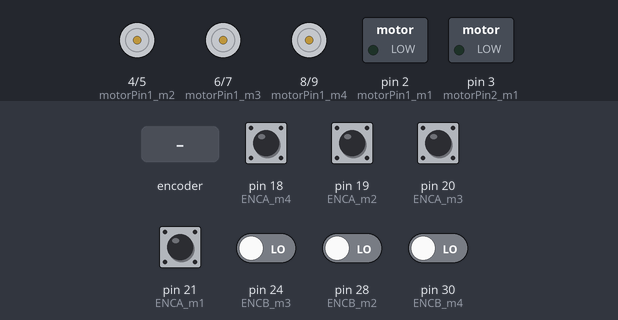
Bench run of a sketch on a simulated Arduino Mega 2560, built with avr-gcc and run on an emulated ATmega2560. Shown: motor-driver pin pairs drawn as motors (green arrow = first pin HIGH = forward, orange = second pin HIGH = backward, longer = more drive), switched loads named in the sketch (green lamp = pin HIGH). The test bench sets the inputs (shaded band); at power-on: pin 18 (ENCA_m4), pin 19 (ENCA_m2), pin 20 (ENCA_m3), pin 21 (ENCA_m1) HIGH, pin 24 (ENCB_m3), pin 28 (ENCB_m2), pin 30 (ENCB_m4) LOW. The ROS host is connected and sends only what is stated.

Above: at 1.2 s.
1.3 s: rotary encoder on pin 18 (ENCA_m4) / pin 26 (ENCB_m1) turned 1 step (first pin leading)
At 2.6 s:
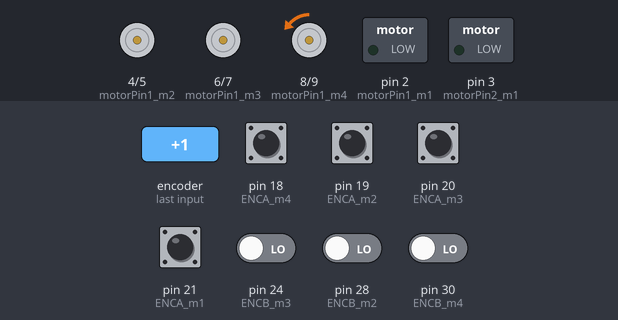
4.5 s: pin 19 (ENCA_m2) pulsed LOW 2 times (0.12 s each, 0.3 s apart)
At 5.26 s:
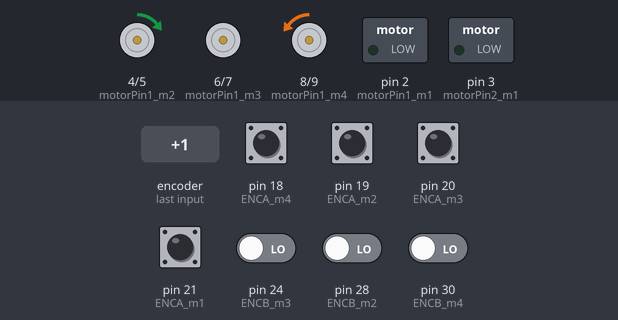
7.5 s: pin 20 (ENCA_m3) pulsed LOW 2 times (0.12 s each, 0.3 s apart)
At 11.58 s:
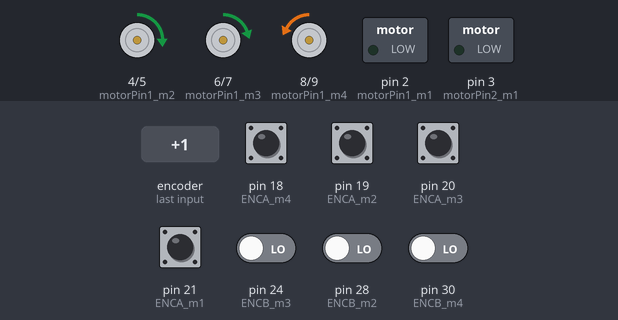
Timing chart, 0 to 20.2 s (numbered marks = the images above; inputs shaded):
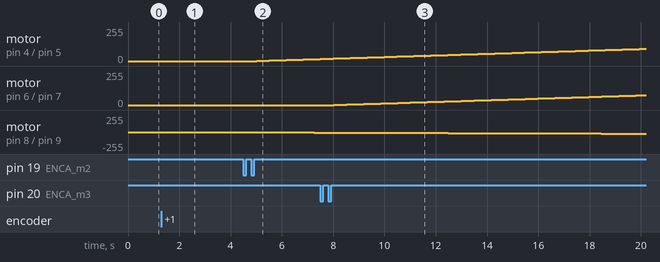

The sketch:

rpm_final_anurag.ino
```cpp
#include <ros.h>
#include <std_msgs/Int32MultiArray.h>
#include <avr/wdt.h>

// rear left
#define ENCA_m1 21
#define ENCB_m1 26
int motorPin1_m1 = 2; //lpwm
int motorPin2_m1 = 3; //rpwm

// rear right
#define ENCA_m2 19
#define ENCB_m2 28
int motorPin1_m2 = 4; //rpwm
int motorPin2_m2 = 5; //lpwm

// front right
 #define ENCA_m3 20
 #define ENCB_m3 24
 int motorPin2_m3 = 7; //rpqm
 int motorPin1_m3 = 6; //lpwm

// front left
 #define ENCA_m4 18
 #define ENCB_m4 30
 int motorPin1_m4 = 8; //rpwm
 int motorPin2_m4 = 9; //lpwm

double target_m1 = 0;  // RPM
double received_value_m1 = 0; //dir

double target_m2 = 0;  // RPM
double received_value_m2 = 0; //dir

double target_m3 = 0;  // RPM
double received_value_m3 = 0; //dir

double target_m4 = 0;  // RPM
double received_value_m4 = 0; //dir

ros::NodeHandle nh;

void uc_velsCallback(const std_msgs::Int32MultiArray& msg) {
  if (msg.data_length == 4) {

    received_value_m1 = msg.data[0];
//    target_m1 = abs(received_value_m1);
    target_m1 = received_value_m1;

    received_value_m2 = msg.data[1];
//    target_m2 = abs(received_value_m2);
    target_m2 = received_value_m2;

    received_value_m3 = msg.data[2];
//    target_m3 = abs(received_value_m3);
    target_m3 = received_value_m3;

    received_value_m4 = msg.data[3];
//    target_m4 = abs(received_value_m4);
    target_m4 = received_value_m4;
  }
}

ros::Subscriber<std_msgs::Int32MultiArray> sub("wheel_vels", &uc_velsCallback);

unsigned long t_before_m1 = 0;
unsigned long t_after_m1 = 0;
unsigned long t_m1 = 0;
double rpm_m1 = 0;

double e_m1 = 0;
double eprev_m1 = 0;
double eintegral_m1 = 0;
float kp_m1 = 0.5;
float kd_m1 = 0;
float ki_m1 = 0.00001;
long currT_m1 = 0;
double deltaT_m1 = 1;
long prevT_m1 = 0;

unsigned long t_before_m2 = 0;
unsigned long t_after_m2 = 0;
unsigned long t_m2 = 0;
double rpm_m2 = 0;

double e_m2 = 0;
double eprev_m2 = 0;
double eintegral_m2 = 0;
float kp_m2 = 0.5;
float kd_m2 = 0;
float ki_m2 = 0.00001;
long currT_m2 = 0;
double deltaT_m2 = 1;
long prevT_m2 = 0;

unsigned long t_before_m3 = 0;
unsigned long t_after_m3 = 0;
unsigned long t_m3 = 0;
double rpm_m3 = 0;

double e_m3 = 0;
double eprev_m3 = 0;
double eintegral_m3 = 0;
float kp_m3 = 0.5;
float kd_m3 = 0;
float ki_m3 = 0.00001;
long currT_m3 = 0;
double deltaT_m3 = 1;
long prevT_m3 = 0;

unsigned long t_before_m4 = 0;
unsigned long t_after_m4 = 0;
unsigned long t_m4 = 0;
double rpm_m4 = 0;

double e_m4 = 0;
double eprev_m4 = 0;
double eintegral_m4 = 0;
float kp_m4 = 0.5;
float kd_m4 = 0;
float ki_m4 = 0.00001;
long currT_m4 = 0;
double deltaT_m4 = 1;
long prevT_m4 = 0;

void readEncA_m1() {
  int encb_state=digitalRead(ENCB_m1);

  t_before_m1 = t_after_m1;
  t_after_m1 = micros();
  t_m1 = t_after_m1 - t_before_m1;
  rpm_m1 = 181000.0 / t_m1;

  if(1==encb_state)
  {
//    forward
rpm_m1=rpm_m1;
  }

  else if(0==encb_state)
  {
//    backward
    rpm_m1=-rpm_m1;
  }

//  Serial.print("ECNB_m1= ");
//  Serial.println(rpm_m1);

}

void readEncA_m2() {
    int encb_state=digitalRead(ENCB_m2);

  t_before_m2 = t_after_m2;
  t_after_m2 = micros();
  t_m2 = t_after_m2 - t_before_m2;
  rpm_m2 = 181000.0 / t_m2;

    if(0==encb_state)
  {
//    forward
rpm_m2=rpm_m2;
  }

  else if(1==encb_state)
  {
//    backward
    rpm_m2=-rpm_m2;
  }

//  Serial.print("ECNB_m2= ");
//  Serial.println(rpm_m2);

}

void readEncA_m3() {
  int encb_state=digitalRead(ENCB_m3);

  t_before_m3 = t_after_m3;
  t_after_m3 = micros();
  t_m3 = t_after_m3 - t_before_m3;
  rpm_m3 = 181000.0 / t_m3;

    if(0==encb_state)
  {
//    forward
rpm_m3=rpm_m3;
  }

  else if(1==encb_state)
  {
//    backward
    rpm_m3=-rpm_m3;
  }
//  Serial.print("ECNB_m3= ");
//  Serial.println(rpm_m3);

}

void readEncA_m4() {
    int encb_state=digitalRead(ENCB_m4);

  t_before_m4 = t_after_m4;
  t_after_m4 = micros();
  t_m4 = t_after_m4 - t_before_m4;
  rpm_m4 = 181000.0 / t_m4;

    if(1==encb_state)
  {
//    forward
rpm_m4=rpm_m4;
  }

  else if(0==encb_state)
  {
//    backward
    rpm_m4=-rpm_m4;
  }

//  Serial.print("ECNB_m4= ");
///  Serial.println(rpm_m4);

}

void setup() {
  Serial.begin(57600);
  pinMode(ENCA_m1, INPUT);
  pinMode(ENCB_m1, INPUT);
  pinMode(motorPin1_m1, OUTPUT);
  pinMode(motorPin2_m1, OUTPUT);

  pinMode(ENCA_m2, INPUT);
  pinMode(ENCB_m2, INPUT);
  pinMode(motorPin1_m2, OUTPUT);
  pinMode(motorPin2_m2, OUTPUT);

  pinMode(ENCA_m3, INPUT);
  pinMode(ENCB_m3, INPUT);
  pinMode(motorPin1_m3, OUTPUT);
  pinMode(motorPin2_m3, OUTPUT);
//
  pinMode(ENCA_m4, INPUT);
  pinMode(ENCB_m4, INPUT);
  pinMode(motorPin1_m4, OUTPUT);
  pinMode(motorPin2_m4, OUTPUT);

//  if (received_value_m1 > 0) {
//    analogWrite(motorPin1_m1, 255);
//  } else if (received_value_m1 == 0) {
//    analogWrite(motorPin1_m1, 0);
//    analogWrite(motorPin2_m1, 0);
//  } else if (received_value_m1 < 0) {
//    analogWrite(motorPin2_m1, 255);
//  }

//  if (received_value_m2 > 0) {
//    analogWrite(motorPin1_m2, 255);
//  } else if (received_value_m2 == 0) {
//    analogWrite(motorPin1_m2, 0);
//    analogWrite(motorPin2_m2, 0);
//  } else if (received_value_m2 < 0) {
//    analogWrite(motorPin2_m2, 255);
//  }

//  if (received_value_m3 > 0) {
//    analogWrite(motorPin1_m3, 255);
//  } else if (received_value_m3 == 0) {
//    analogWrite(motorPin1_m3, 0);
//    analogWrite(motorPin2_m3, 0);
//  } else if (received_value_m3 < 0) {
//    analogWrite(motorPin2_m3, 255);
//  }

//  if (received_value_m4 > 0) {
//    analogWrite(motorPin1_m4, 255);
//  } else if (received_value_m4 == 0) {
//    analogWrite(motorPin1_m4, 0);
//    analogWrite(motorPin2_m4, 0);
//  } else if (received_value_m4 < 0) {
//    analogWrite(motorPin2_m4, 255);
//  }
  attachInterrupt(digitalPinToInterrupt(ENCA_m1), readEncA_m1, RISING);
  attachInterrupt(digitalPinToInterrupt(ENCA_m2), readEncA_m2, RISING);
  attachInterrupt(digitalPinToInterrupt(ENCA_m3), readEncA_m3, RISING);
  attachInterrupt(digitalPinToInterrupt(ENCA_m4), readEncA_m4, RISING);

  nh.initNode();
  nh.subscribe(sub);
}

void loop() {
  currT_m1 = micros();
  deltaT_m1 = double((currT_m1 - prevT_m1));
  prevT_m1 = currT_m1;
  e_m1 = target_m1 - rpm_m1;
  eintegral_m1 = eintegral_m1 + e_m1 * deltaT_m1;

  double u_m1 = kp_m1 * e_m1 + ki_m1 * eintegral_m1 + kd_m1 * (rpm_m1 - eprev_m1) / deltaT_m1;
  eprev_m1 = rpm_m1;
//  float pwr_m1 = fabs(u_m1);
//
//  if (pwr_m1 > 255) {
//    pwr_m1 = 255;
//  }
  float pwr_m1 = u_m1;
  if(pwr_m1>255)
  {
    pwr_m1=255;
  }
  else if(pwr_m1<-255)
  {
    pwr_m1=-255;
  }


  currT_m2 = micros();
  deltaT_m2 = double((currT_m2 - prevT_m2));
  prevT_m2 = currT_m2;
  e_m2 = target_m2 - rpm_m2;
  eintegral_m2 = eintegral_m2 + e_m2 * deltaT_m2;

  double u_m2 = kp_m2 * e_m2 + ki_m2 * eintegral_m2 + kd_m2 * (rpm_m2 - eprev_m2) / deltaT_m2;
  eprev_m2 = rpm_m2;
//  float pwr_m2 = fabs(u_m2);
//
//  if (pwr_m2 > 255) {
//    pwr_m2 = 255;
//  }
  float pwr_m2 = u_m2;
  if(pwr_m2>255)
  {
    pwr_m2=255;
  }
  else if(pwr_m2<-255)
  {
    pwr_m2=-255;
  }

  currT_m3 = micros();
  deltaT_m3 = double((currT_m3 - prevT_m3));
  prevT_m3 = currT_m3;
  e_m3 = target_m3 - rpm_m3;
  eintegral_m3 = eintegral_m3 + e_m3 * deltaT_m3;

  double u_m3 = kp_m3 * e_m3 + ki_m3 * eintegral_m3 + kd_m3 * (rpm_m3 - eprev_m3) / deltaT_m3;
  eprev_m3 = rpm_m3;
//  float pwr_m3 = fabs(u_m3);
//
//  if (pwr_m3 > 255) {
//    pwr_m3 = 255;
//  }
  float pwr_m3 = u_m3;
  if(pwr_m3>255)
  {
    pwr_m3=255;
  }
  else if(pwr_m3<-255)
  {
    pwr_m3=-255;
  }


  currT_m4 = micros();
  deltaT_m4 = double((currT_m4 - prevT_m4));
  prevT_m4 = currT_m4;
  e_m4 = target_m4 - rpm_m4;
  eintegral_m4 = eintegral_m4 + e_m4 * deltaT_m4;

  double u_m4 = kp_m4 * e_m4 + ki_m4 * eintegral_m4 + kd_m4 * (rpm_m4 - eprev_m4) / deltaT_m4;
  eprev_m4 = rpm_m4;
//  float pwr_m4 = fabs(u_m4);
//
//  if (pwr_m4 > 255) {
//    pwr_m4 = 255;
//  }
  float pwr_m4 = u_m4;
  if(pwr_m4>255)
  {
    pwr_m4=255;
  }
  else if(pwr_m4<-255)
  {
    pwr_m4=-255;
  }


  if (pwr_m1 < 0) {
    analogWrite(motorPin1_m1, -pwr_m1);
    analogWrite(motorPin2_m1, 0);
  } else if (pwr_m1 == 0) {
    analogWrite(motorPin2_m1, 0);
    analogWrite(motorPin1_m1, 0);
  } else if (pwr_m1 > 0) {
    analogWrite(motorPin2_m1, pwr_m1);
    analogWrite(motorPin1_m1, 0);
  }


  if (pwr_m2 < 0) {
    analogWrite(motorPin1_m2, -pwr_m2);
    analogWrite(motorPin2_m2, 0);
  } else if (pwr_m2 == 0) {
    analogWrite(motorPin2_m2, 0);
    analogWrite(motorPin1_m2, 0);
  } else if (pwr_m2 > 0) {
    analogWrite(motorPin2_m2, pwr_m2);
    analogWrite(motorPin1_m2, 0);
  }


  if (pwr_m3 < 0) {
    analogWrite(motorPin1_m3, -pwr_m3);
    analogWrite(motorPin2_m3, 0);
  } else if (pwr_m3 == 0) {
    analogWrite(motorPin2_m3, 0);
    analogWrite(motorPin1_m3, 0);
  } else if (pwr_m3 > 0) {
    analogWrite(motorPin2_m3, pwr_m3);
    analogWrite(motorPin1_m3, 0);
  }


  if (pwr_m4 < 0) {
    analogWrite(motorPin1_m4, -pwr_m4);
    analogWrite(motorPin2_m4, 0);
  } else if (pwr_m4 == 0) {
    analogWrite(motorPin2_m4, 0);
    analogWrite(motorPin1_m4, 0);
  } else if (pwr_m4 > 0) {
    analogWrite(motorPin2_m4, pwr_m4);
    analogWrite(motorPin1_m4, 0);
  }


//  if (received_value_m1 > 0) {
//    analogWrite(motorPin1_m1, pwr_m1);
//    analogWrite(motorPin2_m1, 0);
//  } else if (received_value_m1 == 0) {
//    analogWrite(motorPin2_m1, 0);
//    analogWrite(motorPin1_m1, 0);
//  } else if (received_value_m1 < 0) {
//    analogWrite(motorPin2_m1, pwr_m1);
//    analogWrite(motorPin1_m1, 0);
//  }

//  if (received_value_m2 > 0) {
//    analogWrite(motorPin1_m2, pwr_m2);
//    analogWrite(motorPin2_m2, 0);
//  } else if (received_value_m2 == 0) {
//    analogWrite(motorPin2_m2, 0);
//    analogWrite(motorPin1_m2, 0);
//  } else if (received_value_m2 < 0) {
//    analogWrite(motorPin2_m2, pwr_m2);
//    analogWrite(motorPin1_m2, 0);
//  }

//  if (received_value_m3 > 0) {
//    analogWrite(motorPin1_m3, pwr_m3);
//    analogWrite(motorPin2_m3, 0);
//  } else if (received_value_m3 == 0) {
//    analogWrite(motorPin2_m3, 0);
//    analogWrite(motorPin1_m3, 0);
//  } else if (received_value_m3 < 0) {
//    analogWrite(motorPin2_m3, pwr_m3);
//    analogWrite(motorPin1_m3, 0);
//  }

//  if (received_value_m4 > 0) {
//    analogWrite(motorPin1_m4, pwr_m4);
//    analogWrite(motorPin2_m4, 0);
//  } else if (received_value_m4 == 0) {
//    analogWrite(motorPin2_m4, 0);
//    analogWrite(motorPin1_m4, 0);
//  } else if (received_value_m4 < 0) {
//    analogWrite(motorPin2_m4, pwr_m4);
//    analogWrite(motorPin1_m4, 0);
//  }

//  if (received_value_m1 == 200) {
//    wdt_enable(WDTO_15MS);
//    while (1) {}
//  }

  nh.spinOnce();
}
```

Measured:
- after the input at 1.3 s, motor on pin 8 (motorPin1_m4) / pin 9 (motorPin2_m4): stopped → backward 1/255 after 0.75 s, → backward 2/255 0.75 s later, → backward 3/255 0.75 s later, → backward 4/255 0.75 s later
- after the input at 4.5 s, motor on pin 4 (motorPin1_m2) / pin 5 (motorPin2_m2): moves from stopped to forward 15/255 over 2.3 s, starting after 0.52 s
- after the input at 7.5 s, motor on pin 6 (motorPin1_m3) / pin 7 (motorPin2_m3): moves from stopped to forward 74/255 over 12.1 s, starting after 0.52 s
